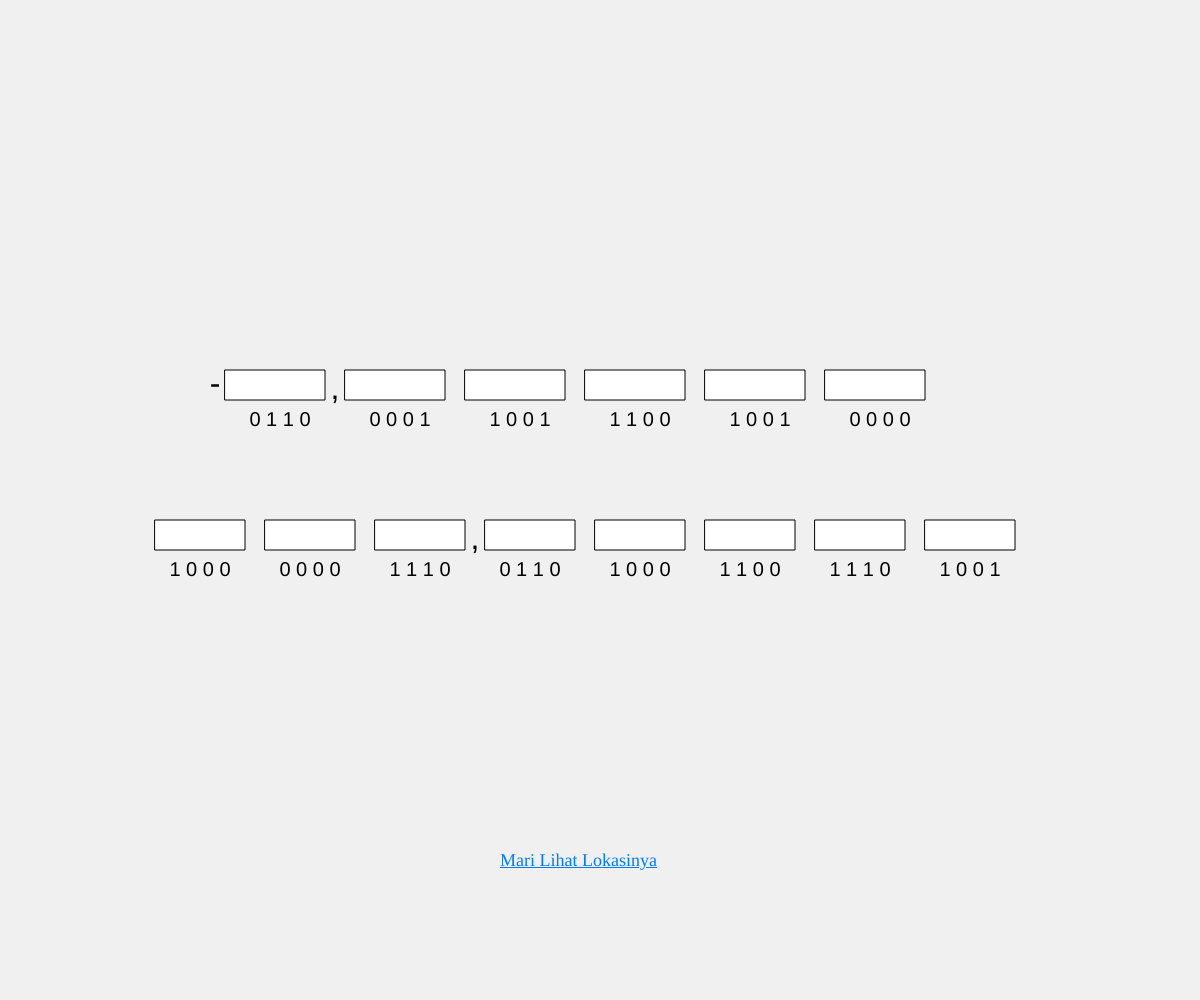
Frame 1 (no input)
Frame 60 (no input): identical to frame 1, image omitted
Frame 120 (the mouse pressed at the canvas centre since frame 60): identical to frame 1, image omitted

The p5.js sketch that drew this single still picture (run headless with seeded random() and noise() and a simulated clock; from frame 60 on, the mouse is pressed at the canvas centre):

// p5.js sketch
// ── sketch.js
let userAnswers1 = ["", "", "", "", "", ""]; // Array to store answers for 7 boxes (Top row)
let userAnswers2 = ["", "", "", "", "", "", "", ""]; // Array to store answers for 9 boxes (Bottom row)
let feedbacks1 = ["", "", "", "", "", ""]; // Feedback for top row
let feedbacks2 = ["", "", "", "", "", "", "", ""]; // Feedback for bottom row

let questions1 = [
  ["0", "1", "1", "0"], // Top row questions
  ["0", "0", "0", "1"],
  ["1", "0", "0", "1"],
  ["1", "1", "0", "0"],
  ["1", "0", "0", "1"],
  ["0", "0", "0", "0"]
];

let questions2 = [
  ["1", "0", "0", "0"], // Bottom row questions
  ["0", "0", "0", "0"],
  ["1", "1", "1", "0"],
  ["0", "1", "1", "0"],
  ["1", "0", "0", "0"],
  ["1", "1", "0", "0"],
  ["1", "1", "1", "0"],
  ["1", "0", "0", "1"],
];

let currentBox = 0; // To track the currently selected box
let startTime; // Variable to track the starting time

function setup() {
  createCanvas(windowWidth, windowHeight);
  textAlign(CENTER, CENTER);
  textSize(24);

  startTime = millis(); // Initialize the starting time
  loop(); // Ensure the draw function loops continuously

  // Create link reference
  let link = createA('https://www.google.com/maps/', 'Mari Lihat Lokasinya');
  link.position(width / 2 - 100, height - 150); // Position at the bottom center
  link.style('font-size', '18px');
  link.style('color', '#007BFF'); // Link color
  link.attribute('target', '_blank'); // Open in a new tab
}

function draw() {
  background(240);

  // Display the top row of input boxes
  for (let i = 0; i < 6; i++) {
    fill(255);
    rect(width / 2 - 375 + i * 120, height / 2 - 130, 100, 30); // Top row boxes
    fill(0);
    textSize(20);
    text(userAnswers1[i], width / 2 - 325 + i * 120, height / 2 - 110);
    text(feedbacks1[i], width / 2 - 325 + i * 120, height / 2 - 50);
    text(questions1[i].join(" "), width / 2 - 320 + i * 120, height / 2 - 80);

    if (i === 0) {
      textSize(32);
      text(",", width / 2 - 265 + i * 120, height / 2 - 110); // Comma for top row
    }
  }

  // Add minus symbol before the first box (top row)
  textSize(32);
  text("-", width / 2 - 385, height / 2 - 115);
  textSize(20);

  // Display the bottom row of input boxes
  for (let i = 0; i < 8; i++) {
    fill(255);
    rect(width / 2 - 445 + i * 110, height / 2 + 20, 90, 30); // Bottom row boxes
    fill(0);
    textSize(20);
    text(userAnswers2[i], width / 2 - 400 + i * 110, height / 2 + 38);
    text(feedbacks2[i], width / 2 - 400 + i * 110, height / 2 + 100);
    text(questions2[i].join(" "), width / 2 - 400 + i * 110, height / 2 + 70);

    if (i === 2) {
      textSize(32);
      text(",", width / 2 - 345 + i * 110, height / 2 + 40); // Comma for bottom row
      textSize(20);
    }
  }
}

function keyPressed() {
  if (keyCode === BACKSPACE) {
    if (currentBox < 6) {
      userAnswers1[currentBox] = userAnswers1[currentBox].slice(0, -1); // Top row
    } else {
      userAnswers2[currentBox - 6] = userAnswers2[currentBox - 6].slice(0, -1); // Bottom row
    }
  } else if (keyCode === ENTER) {
    if (currentBox < 6) {
      if (checkAnswer1(currentBox)) {
        feedbacks1[currentBox] = "Correct!";
        currentBox++;
      } else {
        feedbacks1[currentBox] = "Incorrect!";
      }
    } else {
      let boxIndex = currentBox - 6;
      if (checkAnswer2(boxIndex)) {
        feedbacks2[boxIndex] = "Correct!";
        currentBox++;
      } else {
        feedbacks2[boxIndex] = "Incorrect!";
      }
    }
  } else if (key.length === 1) {
    if (currentBox < 6) {
      userAnswers1[currentBox] += key; // Top row input
    } else {
      userAnswers2[currentBox - 6] += key; // Bottom row input
    }
  }
  redraw();
}

function checkAnswer1(boxIndex) {
  let correctAnswers1 = ["6", "8", "9", "3", "9", "0"]; // Correct answers for top row
  return userAnswers1[boxIndex] === correctAnswers1[boxIndex];
}

function checkAnswer2(boxIndex) {
  let correctAnswers2 = ["1", "0", "7", "6", "1", "3", "6", "9"]; // Correct answers for bottom row
  return userAnswers2[boxIndex] === correctAnswers2[boxIndex];
}
